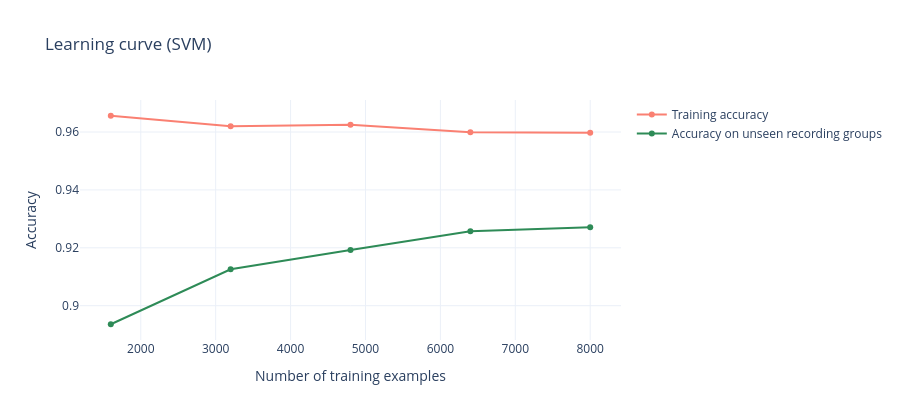

Notebook cell for this chart:
### Markdown cell above
## Step 5b -- Is the model overfitting?

**Overfitting** means a model memorized its training examples instead of learning a
general rule: it scores very high on data it has seen and noticeably lower on new data.
Three checks, all computed below:

1. **Training vs. cross-validation vs. test accuracy.** A large gap between training and
   the others is the classic warning sign.
2. **A learning curve.** Accuracy on training vs. unseen data as the amount of training
   data grows. Two lines that converge = healthy. A wide gap that does not close = overfit.
3. **Step 5c (next)** tests something harder: a data source the model never saw at all.

### Code cell
rows = []
for name, key in [("SVM", 'svm'), ("Decision Tree", 'dt')]:
    r = RESULTS[key]
    rows.append({"model": name, "train_accuracy": r['train_acc'], "cv_macro_F1": r['cv'],
                 "test_accuracy": r['test_acc'], "train_minus_test": r['train_acc'] - r['test_acc']})
gap_table = pd.DataFrame(rows).set_index("model").round(4)
print(gap_table)

gap = RESULTS[{"SVM": 'svm', "DecisionTree": 'dt'}[best_name]]['train_acc'] - \
      RESULTS[{"SVM": 'svm', "DecisionTree": 'dt'}[best_name]]['test_acc']
if gap > 0.05:
    verdict = "LARGE gap -> likely overfitting"
elif gap > 0.02:
    verdict = "moderate gap -> mild overfitting"
else:
    verdict = "small gap -> no sign of overfitting on held-out recordings"
print(f"\n{best_name}: training accuracy minus test accuracy = {gap:+.4f}  ->  {verdict}")
RESULTS['overfit_gap'], RESULTS['overfit_verdict'] = gap, verdict

# ---- learning curve (SVM, on a sample of the training data to keep it quick) ----
sub = np.random.default_rng(0).choice(len(X_train_scaled), size=min(12000, len(X_train_scaled)), replace=False)
n_groups_sub = len(np.unique(groups_train[sub]))
n_splits_lc = min(3, n_groups_sub)
sizes, tr_sc, va_sc = learning_curve(
    SVC(kernel='rbf', random_state=RANDOM_STATE, **svm_grid.best_params_),
    X_train_scaled[sub], y_train[sub], groups=groups_train[sub],
    cv=GroupKFold(n_splits=n_splits_lc), train_sizes=np.linspace(0.2, 1.0, 5),
    scoring='accuracy', n_jobs=-1)

fig = go.Figure()
fig.add_trace(go.Scatter(x=sizes, y=tr_sc.mean(axis=1), mode='lines+markers', name='Training accuracy', line=dict(color='salmon')))
fig.add_trace(go.Scatter(x=sizes, y=va_sc.mean(axis=1), mode='lines+markers', name='Accuracy on unseen recording groups', line=dict(color='seagreen')))
fig.update_layout(title="Learning curve (SVM)", xaxis_title="Number of training examples",
                  yaxis_title="Accuracy", template="plotly_white", height=420)
fig.show()
lc_gap = tr_sc.mean(axis=1)[-1] - va_sc.mean(axis=1)[-1]
print(f"At the largest size, training minus unseen-group accuracy = {lc_gap:+.4f}")
RESULTS['learning_curve_gap'] = float(lc_gap)

### Figure 1 — Plotly figure (JSON) as saved in the notebook; plotly's stock layout.template omitted (floating-point values rounded to 4 significant figures)
{"data": [{"line": {"color": "salmon"}, "mode": "lines+markers", "name": "Training accuracy", "type": "scatter", "x": [1600, 3200, 4800, 6400, 8000], "y": [0.9656, 0.962, 0.9625, 0.9599, 0.9597]}, {"line": {"color": "seagreen"}, "mode": "lines+markers", "name": "Accuracy on unseen recording groups", "type": "scatter", "x": [1600, 3200, 4800, 6400, 8000], "y": [0.8936, 0.9126, 0.9193, 0.9257, 0.9271]}], "layout": {"height": 420, "title": {"text": "Learning curve (SVM)"}, "xaxis": {"title": {"text": "Number of training examples"}}, "yaxis": {"title": {"text": "Accuracy"}}}}
